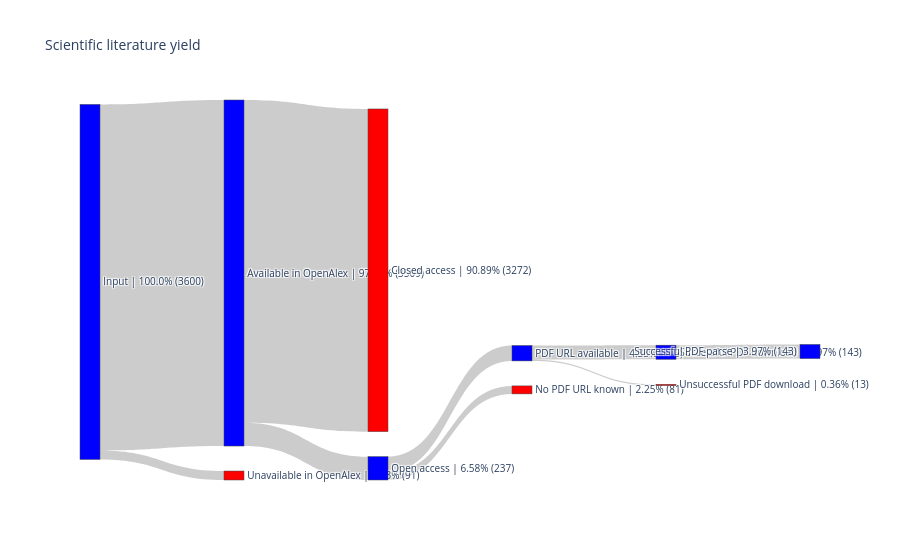

The code cell stored with this chart in its notebook:
### Code cell
# actual plotting
fig = go.Figure(data=[go.Sankey(
    arrangement = 'perpendicular',
    node = dict(
        label = labels,
        align='left',
        pad = 25,
        thickness = 20,
        # line = dict(color = "blue", width = 0.5),
        # color = node_colors #"blue",
        # color = "blue",
        color = colors
    ),
    link = dict(
        source = [
            nodes_dict["Input"][0], nodes_dict["Input"][0],
            nodes_dict["Available in OpenAlex"][0], nodes_dict["Available in OpenAlex"][0],
            nodes_dict["Open access"][0], nodes_dict["Open access"][0],
            nodes_dict["PDF URL available"][0], nodes_dict["PDF URL available"][0],
            nodes_dict["Successful PDF download"][0], nodes_dict["Successful PDF download"][0]
        ],

        target = [
            nodes_dict["Available in OpenAlex"][0], nodes_dict["Unavailable in OpenAlex"][0],
            nodes_dict["Open access"][0], nodes_dict["Closed access"][0],
            nodes_dict["PDF URL available"][0], nodes_dict["No PDF URL known"][0],
            nodes_dict["Successful PDF download"][0], nodes_dict["Unsuccessful PDF download"][0],
            nodes_dict["Successful PDF parse"][0], nodes_dict["Unsuccessful PDF parse"][0],
        ],

        value = [
            nodes_dict["Available in OpenAlex"][1], nodes_dict["Unavailable in OpenAlex"][1],
            nodes_dict["Open access"][1], nodes_dict["Closed access"][1],
            nodes_dict["PDF URL available"][1], nodes_dict["No PDF URL known"][1],
            nodes_dict["Successful PDF download"][1], nodes_dict["Unsuccessful PDF download"][1],
            nodes_dict["Successful PDF parse"][1], nodes_dict["Unsuccessful PDF parse"][1],
        ],

        # color = colors
    )
)])

fig.update_layout(title_text="Scientific literature yield", font_size=10)
fig.show()

### Figure 1 — Plotly figure (JSON) as saved in the notebook; plotly's stock layout.template omitted (floating-point values rounded to 4 significant figures)
{"data": [{"arrangement": "perpendicular", "link": {"source": [0, 0, 1, 1, 3, 3, 5, 5, 7, 7], "target": [1, 2, 3, 4, 5, 6, 7, 8, 9, 10], "value": [3509, 91, 237, 3272, 156, 81, 143, 13, 143, 0]}, "node": {"align": "left", "color": ["blue", "blue", "red", "blue", "red", "blue", "red", "blue", "red", "blue", "red"], "label": ["Input | 100.0% (3600)", "Available in OpenAlex | 97.47% (3509)", "Unavailable in OpenAlex | 2.53% (91)", "Open access | 6.58% (237)", "Closed access | 90.89% (3272)", "PDF URL available | 4.33% (156)", "No PDF URL known | 2.25% (81)", "Successful PDF download | 3.97% (143)", "Unsuccessful PDF download | 0.36% (13)", "Successful PDF parse | 3.97% (143)", "Unsuccessful PDF parse | 0.0% (0)"], "pad": 25, "thickness": 20}, "type": "sankey"}], "layout": {"font": {"size": 10}, "title": {"text": "Scientific literature yield"}}}
